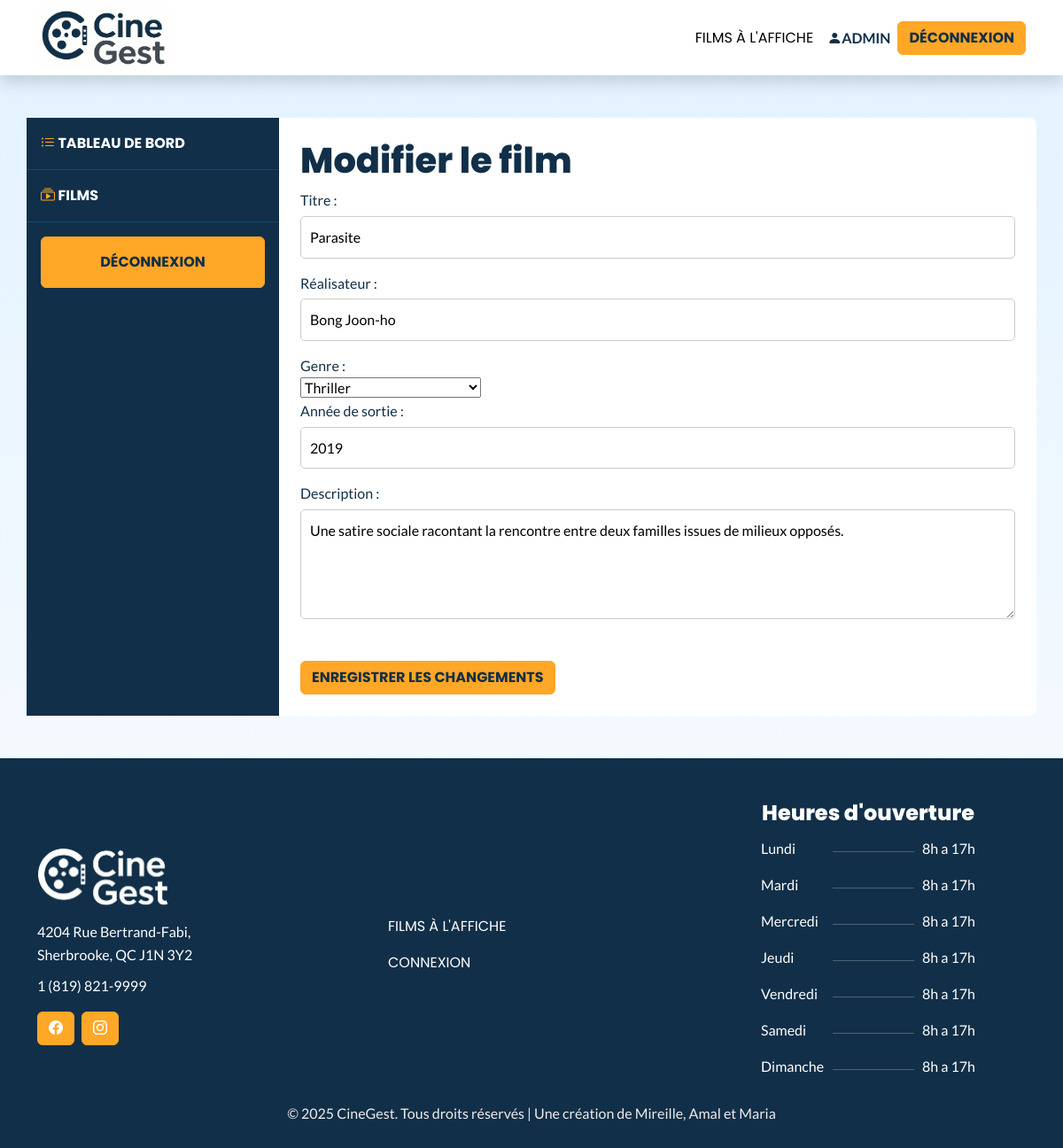
Screenshot of /public/index.php?action=edit_film&id=4 (signed in) with the database file from the repository.
### tables this page shows
CREATE TABLE IF NOT EXISTS films (
    id INT AUTO_INCREMENT PRIMARY KEY,
    titre VARCHAR(100) NOT NULL,
    realisateur VARCHAR(100),
    genre_id INT NOT NULL,
    annee_sortie INT,
    description TEXT
);

CREATE TABLE genres (
  id INT AUTO_INCREMENT PRIMARY KEY,
  nom varchar(50) NOT NULL
);

### app/models/Film.php (called while the page is built, shortened)
<?php
class Film {
    private $db;
    public function __construct($db) {
        $this->db = $db;
    }
    public function getFilmById($id) {
        $stmt = $this->db->prepare("  SELECT f.*, g.nom AS genre_nom
            FROM films f
            INNER JOIN genres g ON f.genre_id = g.id
            WHERE f.id = :id");
        $stmt->bindParam(':id', $id, PDO::PARAM_INT);
        $stmt->execute();
        return $stmt->fetch(PDO::FETCH_ASSOC);
    }
    public function getAllGenres() {
        $sql = "SELECT * FROM genres ORDER BY nom";
        return $this->db->query($sql)->fetchAll(PDO::FETCH_ASSOC);
    }
}
?>

### app/views/film_form.php (the view, shortened to what this page needs)
<?php require __DIR__ . '/layouts/header.php'; ?>
<div class="container py-5" data-bs-theme="light">
    <div class="row bg-white" style="border-radius:0.5em">
        <div class="col-lg-3 p-0 bg-secondary admin-dash-menu">
            <?php require __DIR__ . '/layouts/dashboard-menu.php'; ?>
        </div>
        <div class="col-lg-9 p-4 admin-dash">
            <div>
                <h1><?= isset($film) ? "Modifier le film" : "Ajouter un film" ?></h1>
                <form method="POST" enctype="multipart/form-data">
                    <label>Titre :</label>
                    <input type="text" name="titre"
                        value="<?= isset($film['titre']) ? htmlspecialchars($film['titre']) : '' ?>"
                        required><br>
                    <label>Réalisateur :</label>
                    <input type="text" name="realisateur"
                        value="<?= isset($film['realisateur']) ? htmlspecialchars($film['realisateur']) : '' ?>"
                        required><br>
                    <label>Genre :</label><br>
                    <select name="genre_id" required>
                        <?php foreach ($genres as $g): ?>
                            <option value="<?= $g['id'] ?>"
                                <?= (isset($film['genre_id']) && $film['genre_id'] == $g['id']) ? 'selected' : '' ?>>
                                <?= htmlspecialchars($g['nom']) ?>
                            </option>
                        <?php endforeach; ?>
                    </select>
                    <br>
                    <label>Année de sortie :</label>
                    <input type="number" name="annee_sortie"
                        value="<?= isset($film['annee_sortie']) ? $film['annee_sortie'] : '' ?>"
                        required><br>
                    <label>Description :</label>
                    <textarea name="description" rows="4"><?= isset($film['description']) ? htmlspecialchars($film['description']) : '' ?></textarea><br>
                    <br>
                    <button type="submit" class="btn btn-primary">
                        <?= isset($film) ? "Enregistrer les changements" : "Ajouter le film" ?>
                    </button>
                </form>
            </div>
        </div>
    </div>
</div>
<?php require __DIR__ . '/layouts/footer.php'; ?>

### public/css/style.css (style rules this page uses)
:root { --primary-font: 'Lato', sans-serif; --secondary-font: 'Poppins', sans-serif; --bs-primary: #ffa726; --bs-secondary: #112f48; --gradiant-soft-blue:linear-gradient(180deg, rgba(137, 202, 255, 0.25) 0%, rgba(250, 250, 250, 0.25) 100%); }
[data-bs-theme=light] { --bs-primary: #ffa726; --bs-primary-rgb: 255, 167, 38; --bs-secondary: #112f48; --bs-secondary-rgb: 17, 47, 72; --bs-dark: #112F48; --bs-dark-rgb: 17, 47, 72; --bs-link-color: #112F48; --bs-link-color-rgb: 17, 47, 72; --bs-link-hover-color:#ffa726; --bs-link-hover-color-rgb: 255, 167, 38; --bs-nav-link-hover-color:255, 167, 38; --bs-nav-link-color: #112F48; --bs-btn-bg: #ffa726; --bs-heading-color:#112F48; }
* { margin: 0; padding: 0; box-sizing: border-box; }
body { font-family: var(--primary-font); background: var(--gradiant-soft-blue); color: #112f48; line-height: 1.6; }
.h1, .h2, .h3, .h4, .h5, .h6, h1, h2, h3, h4, h5, h6 { font-weight:800; font-family:var(--secondary-font); }
.btn-primary { background-color: var(--bs-primary); border-color: var(--bs-primary); color:var(--bs-secondary); text-transform:uppercase; font-weight:700; font-family:var(--secondary-font); }
form input[type="text"], form input[type="password"], form input[type="number"], form textarea { width: 100%; padding: 10px; margin-top: 5px; margin-bottom: 15px; border: 1px solid #ccc; border-radius: 5px; font-size: 1em; transition: border 0.3s; }
form button { background-color: var(--primary); color: #fff; border: none; padding: 12px 20px; font-size: 1em; border-radius: 5px; cursor: pointer; transition: background-color 0.3s; }

### rows the page displays
films: titre "Parasite", realisateur "Bong Joon-ho", genre_id "Thriller", annee_sortie "2019", description "Une satire sociale racontant la rencontre entre deux familles issues de milieux opposés."

### other values shown
$_SESSION['user']['username'] "ADMIN"
